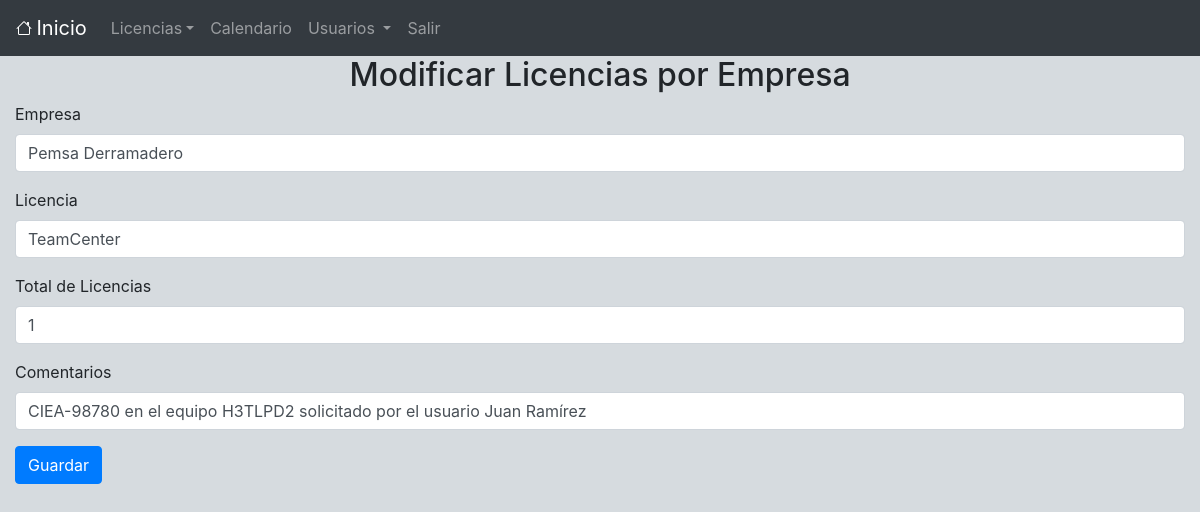
Screenshot of /empresalicencia/empresalicencia.php?action=form&id_emp_lic=2 with the database file from the repository.
### tables this page shows
CREATE TABLE `empresa_licencia` (
  `id_emp_lic` int NOT NULL,
  `empresa` varchar(100) DEFAULT NULL,
  `licencia` varchar(100) NOT NULL,
  `total_licencias` int DEFAULT NULL,
  `comentarios` varchar(300) NOT NULL
);

### class/empresalicencia.class.php (called while the page is built, shortened)
<?php
require_once("database.class.php");
class EmpresaLicencia extends Database{
  var $id_emp_lic;
  function getIdEmpLic(){return $this->id_emp_lic;}
  function setIdEmpLic($id_emp_lic){$this->id_emp_lic=$id_emp_lic;}
  function readOneEmpresaLic()
  {
    if ($stmt = $this->conn->prepare("SELECT * from empresa_licencia where id_emp_lic = ?"))
    {
      $id_emp_lic=$this->getIdEmpLic();
      $stmt->bindParam(1, $id_emp_lic);
      $stmt->execute();
      $datos = $stmt->fetchAll();
      return $datos[0];
    }
  }
}
$empresalic = new EmpresaLicencia;
?>

### class/database.class.php (called while the page is built, shortened)
<?php
class Database{
  function connect()
  {
    $this->host = "localhost";
    $this->db_name ="licenseas";
    $this->user = "proyecto";
    $this->password = "proyecto123";
    $this->conn = new PDO('mysql:host='.$this->host.';dbname='.$this->db_name, $this->user, $this->password);
  }
}
?>

### empresalicencia/view/form.php (the view, shortened to what this page needs)
<?php include("../view/header.php"); ?>
<h2 align="center"><?php echo is_numeric($id_emp_lic)? "Modificar ":"Agregar "?>Licencias por Empresa</h2>
<div class = "container-fluid">
  <div class = "row">
    <div class = "col col-lg-12">
      <form action = "<?php echo $script; ?>" method = "POST" enctype="multipart/form-data">
      <div class="form-group">
        <label for="exampleInputPassword1">Empresa</label>
        <input name = "empresa" value ="<?php echo $data ["empresa"]; ?>"type="text" class="form-control" id="exampleInputPassword1" placeholder= "Empresa">
      </div>
      <div class="form-group">
        <label for="exampleInputPassword1">Licencia</label>
        <input name = "licencia" value ="<?php echo $data ["licencia"]; ?>"type="text" class="form-control" id="exampleInputPassword1" placeholder= "Licencia">
      </div>
      <div class="form-group">
        <label for="exampleInputPassword1">Total de Licencias</label>
        <input name = "total_licencias" value ="<?php echo $data ["total_licencias"]; ?>"type="int" class="form-control" id="exampleInputPassword1" placeholder= "Total de Licencias">
      </div>
      <div class="form-group">
      <label for="exampleInputPassword1">Comentarios</label>
      <input name = "comentarios" value ="<?php echo $data ["comentarios"]; ?>"type="text" class="form-control input-lg" id="exampleInputPassword1" placeholder= "Comentarios...." >
      </div>
      <button type="submit" class="btn btn-primary">Guardar</button>
    </form>
  </div>
</div>
</div>
<?php include("../view/footer.php");?>

### rows the page displays
empresa_licencia: empresa "Pemsa Derramadero", licencia "TeamCenter", total_licencias "1", comentarios "CIEA-98780 en el equipo H3TLPD2 solicitado por el usuario Juan Ramírez"
